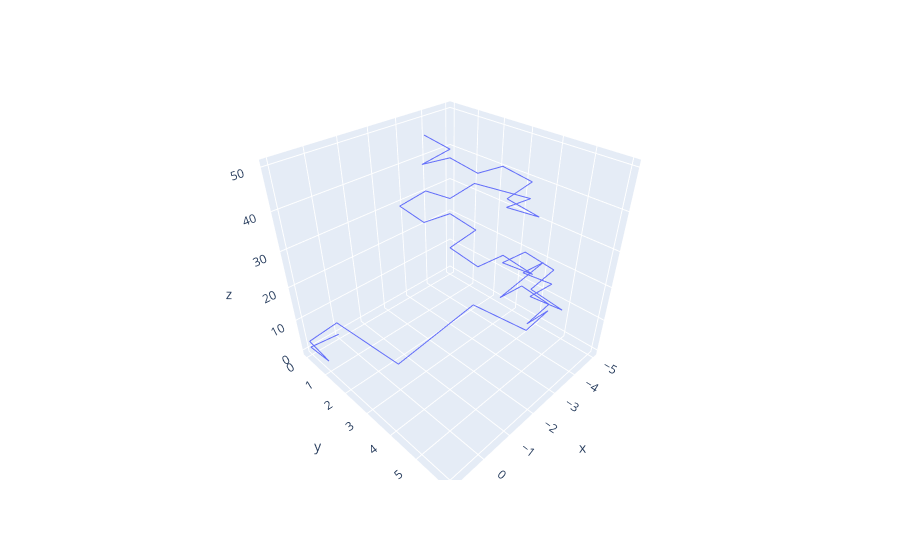

This figure's notebook cell:
### Code cell
import random
import matplotlib.pyplot as plt
import plotly.graph_objects as go
import numpy as np
import plotly.express as px

x = [0]
y = [0]


current_x = 0
current_y = 0

for i in range(50):
    step = random.randint(0,1)*2-1
    if random.random() > .5:
        current_x += step
    else:
        current_y += step

    x.append(current_x)
    y.append(current_y)

t = list(range(len(y)))

#x, y, z = x2, y2, t
fig = px.line_3d(x=x, y=y, z=t)
fig.show()

### Figure 1 — Plotly figure (JSON) as saved in the notebook; plotly's stock layout.template omitted (floating-point values rounded to 4 significant figures)
{"data": [{"hovertemplate": "x=%{x}<br>y=%{y}<br>z=%{z}<extra></extra>", "legendgroup": "", "line": {"color": "#636efa", "dash": "solid"}, "marker": {"symbol": "circle"}, "mode": "lines", "name": "", "scene": "scene", "showlegend": false, "type": "scatter3d", "x": [0, 1, 1, 1, 0, 0, 0, 0, -1, -2, -3, -3, -3, -4, -3, -4, -4, -3, -4, -5, -4, -4, -3, -3, -3, -4, -4, -3, -3, -3, -2, -2, -3, -3, -2, -2, -3, -3, -4, -4, -4, -3, -3, -3, -4, -4, -3, -3, -2, -3, -3], "y": [0, 0, 1, 0, 0, 1, 2, 3, 3, 3, 3, 4, 5, 5, 5, 5, 4, 4, 4, 4, 4, 5, 5, 6, 5, 5, 4, 4, 5, 4, 4, 3, 3, 2, 2, 1, 1, 2, 2, 3, 4, 4, 5, 4, 4, 3, 3, 2, 2, 2, 1], "z": [0, 1, 2, 3, 4, 5, 6, 7, 8, 9, 10, 11, 12, 13, 14, 15, 16, 17, 18, 19, 20, 21, 22, 23, 24, 25, 26, 27, 28, 29, 30, 31, 32, 33, 34, 35, 36, 37, 38, 39, 40, 41, 42, 43, 44, 45, 46, 47, 48, 49, 50]}], "layout": {"legend": {"tracegroupgap": 0}, "margin": {"t": 60}, "scene": {"domain": {"x": [0, 1], "y": [0, 1]}, "xaxis": {"title": {"text": "x"}}, "yaxis": {"title": {"text": "y"}}, "zaxis": {"title": {"text": "z"}}}}}
